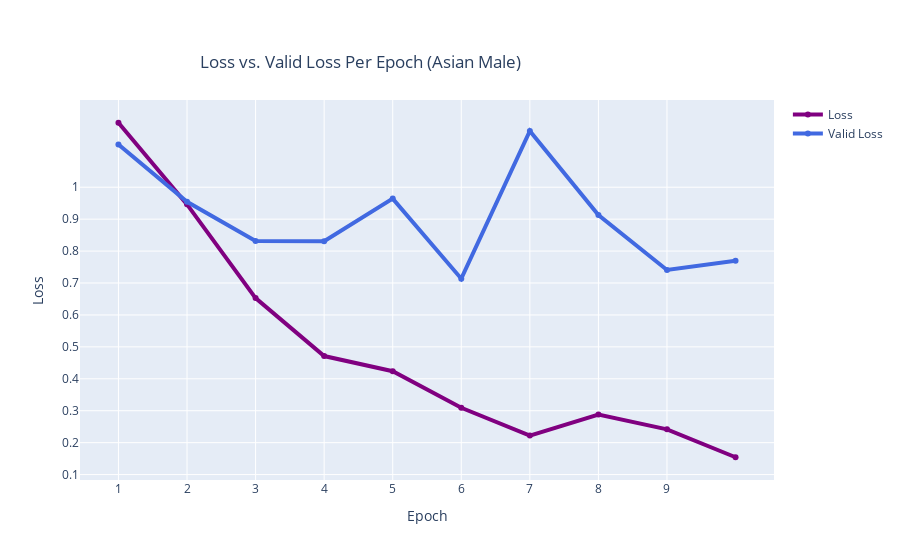

Notebook cell for this chart:
### Code cell
#Create plot for LOSS and VAL PER Epoch (Asian Male): final model run with using epoch of 10
# Define X and Y variable data
epoch = [1,2,3,4,5,6,7,8,9,10]
amloss = [1.2019,0.9463,0.6527,0.4713, 0.4237, 0.3092, 0.2223, 0.2881, 0.2418, 0.1543]
amValidLoss = [1.1340,0.9543,0.8316,0.8311,0.9643, 0.7135, 1.1762, 0.9126, 0.7408, 0.7700]


#####
fig = go.Figure()
# Create and style traces
fig.add_trace(go.Scatter(x=epoch, y=amloss, name='Loss',
                         line=dict(color='purple', width=4)))
fig.add_trace(go.Scatter(x=epoch, y=amValidLoss, name = 'Valid Loss',
                         line=dict(color='royalblue', width=4)))

# Edit the layout
fig.update_layout(title='Loss vs. Valid Loss Per Epoch (Asian Male)',
                   xaxis_title='Epoch',
                   yaxis_title='Loss',
                  xaxis = dict(
                  tickmode = 'array',
                  tickvals = [0,1,2,3,4,5,6,7,8,9]),
                  yaxis = dict(
                  tickmode = 'array',
                  tickvals = [0,0.10,0.20,0.30,0.40,0.50,0.60,0.70,0.80,0.90,1]))
       

fig.update_layout(
    title={
        'text':'Loss vs. Valid Loss Per Epoch (Asian Male)',
        'y':0.9,
        'x':0.4,
        'xanchor':'center',
        'yanchor':'top'
    })

fig.show()

### Figure 1 — Plotly figure (JSON) as saved in the notebook; plotly's stock layout.template omitted (floating-point values rounded to 4 significant figures)
{"data": [{"line": {"color": "purple", "width": 4}, "name": "Loss", "type": "scatter", "x": [1, 2, 3, 4, 5, 6, 7, 8, 9, 10], "y": [1.202, 0.9463, 0.6527, 0.4713, 0.4237, 0.3092, 0.2223, 0.2881, 0.2418, 0.1543]}, {"line": {"color": "royalblue", "width": 4}, "name": "Valid Loss", "type": "scatter", "x": [1, 2, 3, 4, 5, 6, 7, 8, 9, 10], "y": [1.134, 0.9543, 0.8316, 0.8311, 0.9643, 0.7135, 1.176, 0.9126, 0.7408, 0.77]}], "layout": {"title": {"text": "Loss vs. Valid Loss Per Epoch (Asian Male)", "x": 0.4, "xanchor": "center", "y": 0.9, "yanchor": "top"}, "xaxis": {"tickmode": "array", "tickvals": [0, 1, 2, 3, 4, 5, 6, 7, 8, 9], "title": {"text": "Epoch"}}, "yaxis": {"tickmode": "array", "tickvals": [0, 0.1, 0.2, 0.3, 0.4, 0.5, 0.6, 0.7, 0.8, 0.9, 1], "title": {"text": "Loss"}}}}
